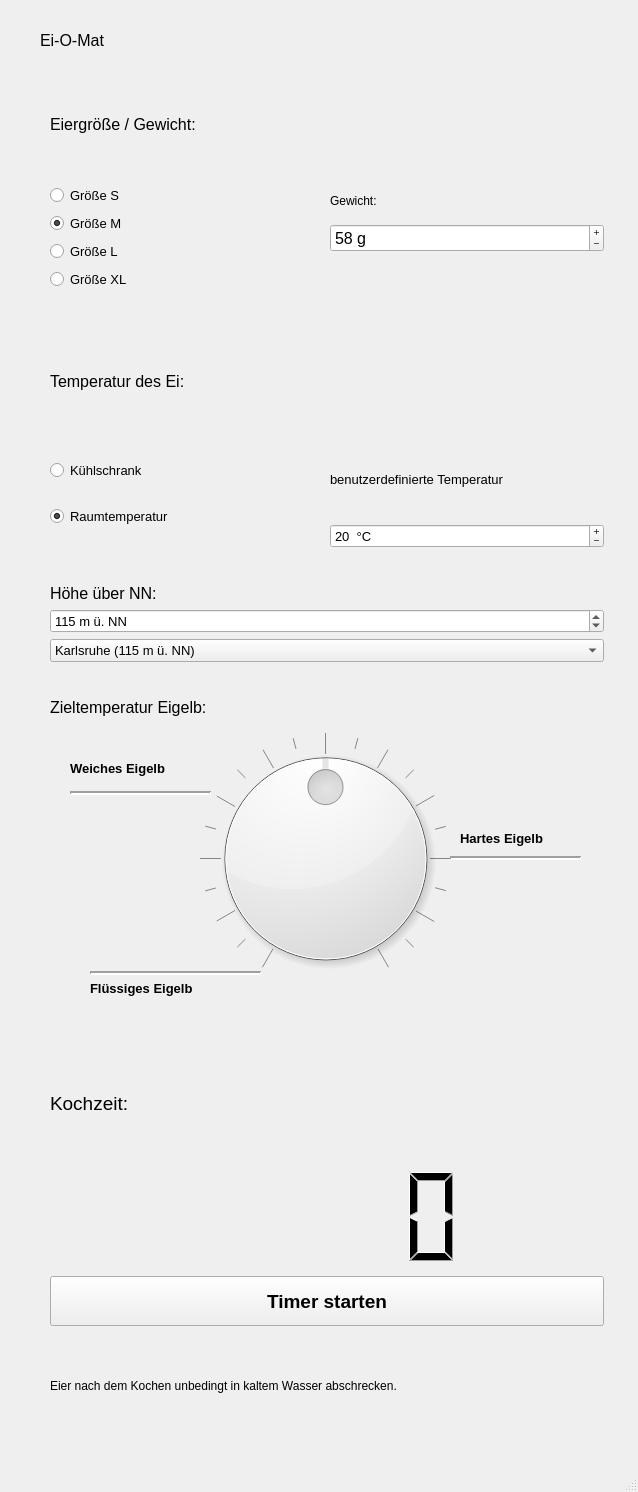
<?xml version="1.0" encoding="UTF-8"?>
<ui version="4.0">
 <class>Eingabefenster</class>
 <widget class="QMainWindow" name="Eingabefenster">
  <property name="geometry">
   <rect>
    <x>0</x>
    <y>0</y>
    <width>638</width>
    <height>1492</height>
   </rect>
  </property>
  <property name="minimumSize">
   <size>
    <width>0</width>
    <height>0</height>
   </size>
  </property>
  <property name="font">
   <font>
    <family>MS Shell Dlg 2</family>
   </font>
  </property>
  <property name="windowTitle">
   <string>Eingabefenster</string>
  </property>
  <widget class="QWidget" name="centralwidget">
   <widget class="QLabel" name="label">
    <property name="geometry">
     <rect>
      <x>40</x>
      <y>30</y>
      <width>240</width>
      <height>21</height>
     </rect>
    </property>
    <property name="lineWidth">
     <number>3</number>
    </property>
    <property name="midLineWidth">
     <number>1</number>
    </property>
    <property name="text">
     <string>&lt;html&gt;&lt;head/&gt;&lt;body&gt;&lt;p&gt;&lt;span style=&quot; font-size:12pt;&quot;&gt;Ei-O-Mat&lt;/span&gt;&lt;/p&gt;&lt;/body&gt;&lt;/html&gt;</string>
    </property>
   </widget>
   <widget class="QWidget" name="verticalLayoutWidget">
    <property name="geometry">
     <rect>
      <x>50</x>
      <y>70</y>
      <width>554</width>
      <height>1370</height>
     </rect>
    </property>
    <layout class="QVBoxLayout" name="verticalLayout">
     <item>
      <widget class="QLabel" name="label_4">
       <property name="font">
        <font>
         <family>MS Shell Dlg 2</family>
         <pointsize>12</pointsize>
        </font>
       </property>
       <property name="text">
        <string>Eiergröße / Gewicht:</string>
       </property>
      </widget>
     </item>
     <item>
      <layout class="QHBoxLayout" name="horizontalLayout_2">
       <item>
        <layout class="QVBoxLayout" name="verticalLayout_4">
         <item>
          <widget class="QRadioButton" name="ButtonSizeS">
           <property name="font">
            <font>
             <family>MS Shell Dlg 2</family>
             <pointsize>10</pointsize>
            </font>
           </property>
           <property name="text">
            <string>Größe S</string>
           </property>
           <attribute name="buttonGroup">
            <string notr="true">buttonGroup_2</string>
           </attribute>
          </widget>
         </item>
         <item>
          <widget class="QRadioButton" name="ButtonSizeM">
           <property name="font">
            <font>
             <family>MS Shell Dlg 2</family>
             <pointsize>10</pointsize>
            </font>
           </property>
           <property name="text">
            <string>Größe M</string>
           </property>
           <property name="checked">
            <bool>true</bool>
           </property>
           <attribute name="buttonGroup">
            <string notr="true">buttonGroup_2</string>
           </attribute>
          </widget>
         </item>
         <item>
          <widget class="QRadioButton" name="ButtonSizeL">
           <property name="font">
            <font>
             <family>MS Shell Dlg 2</family>
             <pointsize>10</pointsize>
            </font>
           </property>
           <property name="text">
            <string>Größe L</string>
           </property>
           <attribute name="buttonGroup">
            <string notr="true">buttonGroup_2</string>
           </attribute>
          </widget>
         </item>
         <item>
          <widget class="QRadioButton" name="ButtonSizeXL">
           <property name="font">
            <font>
             <family>MS Shell Dlg 2</family>
             <pointsize>10</pointsize>
            </font>
           </property>
           <property name="text">
            <string>Größe XL</string>
           </property>
           <attribute name="buttonGroup">
            <string notr="true">buttonGroup_2</string>
           </attribute>
          </widget>
         </item>
        </layout>
       </item>
       <item>
        <layout class="QVBoxLayout" name="verticalLayout_5">
         <item>
          <widget class="QLabel" name="label_6">
           <property name="text">
            <string>Gewicht:</string>
           </property>
          </widget>
         </item>
         <item>
          <widget class="QSpinBox" name="spinBox">
           <property name="font">
            <font>
             <family>MS Shell Dlg 2</family>
             <pointsize>12</pointsize>
            </font>
           </property>
           <property name="buttonSymbols">
            <enum>QAbstractSpinBox::PlusMinus</enum>
           </property>
           <property name="accelerated">
            <bool>true</bool>
           </property>
           <property name="suffix">
            <string> g</string>
           </property>
           <property name="prefix">
            <string/>
           </property>
           <property name="minimum">
            <number>43</number>
           </property>
           <property name="maximum">
            <number>83</number>
           </property>
           <property name="value">
            <number>58</number>
           </property>
          </widget>
         </item>
         <item>
          <widget class="QLabel" name="label_8">
           <property name="text">
            <string/>
           </property>
          </widget>
         </item>
        </layout>
       </item>
      </layout>
     </item>
     <item>
      <spacer name="horizontalSpacer">
       <property name="orientation">
        <enum>Qt::Horizontal</enum>
       </property>
       <property name="sizeHint" stdset="0">
        <size>
         <width>40</width>
         <height>30</height>
        </size>
       </property>
      </spacer>
     </item>
     <item>
      <widget class="QLabel" name="label_2">
       <property name="font">
        <font>
         <family>MS Shell Dlg 2</family>
         <pointsize>12</pointsize>
        </font>
       </property>
       <property name="text">
        <string>Temperatur des Ei:</string>
       </property>
      </widget>
     </item>
     <item>
      <layout class="QHBoxLayout" name="horizontalLayout">
       <item>
        <layout class="QVBoxLayout" name="verticalLayout_2">
         <item>
          <widget class="QRadioButton" name="radioButtonKuehlschrank">
           <property name="font">
            <font>
             <family>MS Shell Dlg 2</family>
             <pointsize>10</pointsize>
            </font>
           </property>
           <property name="text">
            <string>Kühlschrank</string>
           </property>
           <attribute name="buttonGroup">
            <string notr="true">buttonGroup</string>
           </attribute>
          </widget>
         </item>
         <item>
          <widget class="QRadioButton" name="radioButtonRaumtemperatur">
           <property name="font">
            <font>
             <family>MS Shell Dlg 2</family>
             <pointsize>10</pointsize>
            </font>
           </property>
           <property name="text">
            <string>Raumtemperatur</string>
           </property>
           <property name="checked">
            <bool>true</bool>
           </property>
           <attribute name="buttonGroup">
            <string notr="true">buttonGroup</string>
           </attribute>
          </widget>
         </item>
        </layout>
       </item>
       <item>
        <layout class="QVBoxLayout" name="verticalLayout_3">
         <item>
          <widget class="QLabel" name="label_5">
           <property name="font">
            <font>
             <family>MS Shell Dlg 2</family>
             <pointsize>10</pointsize>
            </font>
           </property>
           <property name="text">
            <string>benutzerdefinierte Temperatur</string>
           </property>
          </widget>
         </item>
         <item>
          <widget class="QSpinBox" name="spinBoxStarttemp">
           <property name="font">
            <font>
             <family>MS Shell Dlg 2</family>
             <pointsize>10</pointsize>
            </font>
           </property>
           <property name="buttonSymbols">
            <enum>QAbstractSpinBox::PlusMinus</enum>
           </property>
           <property name="accelerated">
            <bool>true</bool>
           </property>
           <property name="suffix">
            <string>  °C</string>
           </property>
           <property name="prefix">
            <string/>
           </property>
           <property name="minimum">
            <number>0</number>
           </property>
           <property name="maximum">
            <number>40</number>
           </property>
           <property name="value">
            <number>20</number>
           </property>
          </widget>
         </item>
        </layout>
       </item>
      </layout>
     </item>
     <item>
      <layout class="QVBoxLayout" name="verticalLayout_7">
       <item>
        <spacer name="horizontalSpacer_2">
         <property name="orientation">
          <enum>Qt::Horizontal</enum>
         </property>
         <property name="sizeHint" stdset="0">
          <size>
           <width>40</width>
           <height>30</height>
          </size>
         </property>
        </spacer>
       </item>
       <item>
        <widget class="QLabel" name="label_hight">
         <property name="font">
          <font>
           <family>MS Shell Dlg 2</family>
           <pointsize>12</pointsize>
          </font>
         </property>
         <property name="text">
          <string>Höhe über NN:</string>
         </property>
        </widget>
       </item>
       <item>
        <widget class="QSpinBox" name="altitude">
         <property name="font">
          <font>
           <family>MS Shell Dlg 2</family>
           <pointsize>10</pointsize>
          </font>
         </property>
         <property name="suffix">
          <string> m ü. NN</string>
         </property>
         <property name="minimum">
          <number>-1000</number>
         </property>
         <property name="maximum">
          <number>10000</number>
         </property>
         <property name="singleStep">
          <number>5</number>
         </property>
         <property name="value">
          <number>115</number>
         </property>
        </widget>
       </item>
       <item>
        <widget class="QComboBox" name="comboBox">
         <property name="font">
          <font>
           <family>MS Shell Dlg 2</family>
           <pointsize>10</pointsize>
          </font>
         </property>
         <property name="currentText">
          <string>Karlsruhe (115 m ü. NN)</string>
         </property>
         <item>
          <property name="text">
           <string>Karlsruhe (115 m ü. NN)</string>
          </property>
         </item>
         <item>
          <property name="text">
           <string>Stuttgart (250 m ü. NN)</string>
          </property>
         </item>
         <item>
          <property name="text">
           <string>Zugspitze (2.960 m ü. NN)</string>
          </property>
         </item>
         <item>
          <property name="text">
           <string>Benutzerdefiniert</string>
          </property>
         </item>
        </widget>
       </item>
      </layout>
     </item>
     <item>
      <layout class="QVBoxLayout" name="verticalLayout_6">
       <item>
        <spacer name="horizontalSpacer_3">
         <property name="orientation">
          <enum>Qt::Horizontal</enum>
         </property>
         <property name="sizeHint" stdset="0">
          <size>
           <width>40</width>
           <height>30</height>
          </size>
         </property>
        </spacer>
       </item>
       <item>
        <layout class="QHBoxLayout" name="horizontalLayout_3">
         <item>
          <widget class="QLabel" name="label_7">
           <property name="font">
            <font>
             <family>MS Shell Dlg 2</family>
             <pointsize>12</pointsize>
            </font>
           </property>
           <property name="text">
            <string>Zieltemperatur Eigelb: </string>
           </property>
          </widget>
         </item>
         <item>
          <widget class="QLabel" name="label_targettemp">
           <property name="font">
            <font>
             <family>MS Shell Dlg 2</family>
             <pointsize>12</pointsize>
             <weight>75</weight>
             <bold>true</bold>
            </font>
           </property>
           <property name="text">
            <string/>
           </property>
          </widget>
         </item>
        </layout>
       </item>
       <item>
        <widget class="QWidget" name="widget" native="true">
         <property name="minimumSize">
          <size>
           <width>550</width>
           <height>320</height>
          </size>
         </property>
         <widget class="QDial" name="dial">
          <property name="geometry">
           <rect>
            <x>150</x>
            <y>-20</y>
            <width>251</width>
            <height>311</height>
           </rect>
          </property>
          <property name="minimumSize">
           <size>
            <width>100</width>
            <height>300</height>
           </size>
          </property>
          <property name="mouseTracking">
           <bool>true</bool>
          </property>
          <property name="tabletTracking">
           <bool>false</bool>
          </property>
          <property name="contextMenuPolicy">
           <enum>Qt::CustomContextMenu</enum>
          </property>
          <property name="acceptDrops">
           <bool>false</bool>
          </property>
          <property name="inputMethodHints">
           <set>Qt::ImhNone</set>
          </property>
          <property name="minimum">
           <number>62</number>
          </property>
          <property name="maximum">
           <number>82</number>
          </property>
          <property name="pageStep">
           <number>2</number>
          </property>
          <property name="value">
           <number>72</number>
          </property>
          <property name="sliderPosition">
           <number>72</number>
          </property>
          <property name="tracking">
           <bool>true</bool>
          </property>
          <property name="invertedAppearance">
           <bool>false</bool>
          </property>
          <property name="wrapping">
           <bool>false</bool>
          </property>
          <property name="notchesVisible">
           <bool>true</bool>
          </property>
         </widget>
         <widget class="QLabel" name="label_10">
          <property name="geometry">
           <rect>
            <x>40</x>
            <y>250</y>
            <width>141</width>
            <height>31</height>
           </rect>
          </property>
          <property name="font">
           <font>
            <pointsize>10</pointsize>
            <weight>75</weight>
            <bold>true</bold>
           </font>
          </property>
          <property name="text">
           <string>Flüssiges Eigelb</string>
          </property>
         </widget>
         <widget class="QLabel" name="label_11">
          <property name="geometry">
           <rect>
            <x>20</x>
            <y>30</y>
            <width>141</width>
            <height>31</height>
           </rect>
          </property>
          <property name="font">
           <font>
            <pointsize>10</pointsize>
            <weight>75</weight>
            <bold>true</bold>
           </font>
          </property>
          <property name="text">
           <string>Weiches Eigelb</string>
          </property>
         </widget>
         <widget class="Line" name="line_2">
          <property name="geometry">
           <rect>
            <x>20</x>
            <y>60</y>
            <width>141</width>
            <height>20</height>
           </rect>
          </property>
          <property name="lineWidth">
           <number>2</number>
          </property>
          <property name="midLineWidth">
           <number>0</number>
          </property>
          <property name="orientation">
           <enum>Qt::Horizontal</enum>
          </property>
         </widget>
         <widget class="QLabel" name="label_12">
          <property name="geometry">
           <rect>
            <x>410</x>
            <y>100</y>
            <width>141</width>
            <height>31</height>
           </rect>
          </property>
          <property name="font">
           <font>
            <pointsize>10</pointsize>
            <weight>75</weight>
            <bold>true</bold>
           </font>
          </property>
          <property name="text">
           <string>Hartes Eigelb</string>
          </property>
         </widget>
         <widget class="Line" name="line_3">
          <property name="geometry">
           <rect>
            <x>40</x>
            <y>240</y>
            <width>171</width>
            <height>20</height>
           </rect>
          </property>
          <property name="lineWidth">
           <number>2</number>
          </property>
          <property name="midLineWidth">
           <number>0</number>
          </property>
          <property name="orientation">
           <enum>Qt::Horizontal</enum>
          </property>
         </widget>
         <widget class="Line" name="line_4">
          <property name="geometry">
           <rect>
            <x>400</x>
            <y>110</y>
            <width>131</width>
            <height>51</height>
           </rect>
          </property>
          <property name="lineWidth">
           <number>2</number>
          </property>
          <property name="midLineWidth">
           <number>0</number>
          </property>
          <property name="orientation">
           <enum>Qt::Horizontal</enum>
          </property>
         </widget>
        </widget>
       </item>
      </layout>
     </item>
     <item>
      <widget class="QLabel" name="label_3">
       <property name="font">
        <font>
         <family>MS Shell Dlg 2</family>
         <pointsize>14</pointsize>
        </font>
       </property>
       <property name="text">
        <string>Kochzeit:</string>
       </property>
      </widget>
     </item>
     <item>
      <widget class="QLCDNumber" name="calculatedTime">
       <property name="minimumSize">
        <size>
         <width>0</width>
         <height>100</height>
        </size>
       </property>
       <property name="font">
        <font>
         <family>MS Shell Dlg 2</family>
         <pointsize>18</pointsize>
        </font>
       </property>
       <property name="frameShape">
        <enum>QFrame::NoFrame</enum>
       </property>
      </widget>
     </item>
     <item>
      <widget class="QPushButton" name="start_Timer">
       <property name="minimumSize">
        <size>
         <width>0</width>
         <height>50</height>
        </size>
       </property>
       <property name="font">
        <font>
         <family>MS Shell Dlg 2</family>
         <pointsize>14</pointsize>
         <weight>75</weight>
         <bold>true</bold>
        </font>
       </property>
       <property name="text">
        <string>Timer starten</string>
       </property>
      </widget>
     </item>
     <item>
      <widget class="QLabel" name="label_9">
       <property name="text">
        <string>Eier nach dem Kochen unbedingt in kaltem Wasser abschrecken. </string>
       </property>
      </widget>
     </item>
    </layout>
   </widget>
  </widget>
  <widget class="QMenuBar" name="menubar">
   <property name="geometry">
    <rect>
     <x>0</x>
     <y>0</y>
     <width>638</width>
     <height>26</height>
    </rect>
   </property>
  </widget>
  <widget class="QStatusBar" name="statusbar"/>
 </widget>
 <resources/>
 <connections/>
 <buttongroups>
  <buttongroup name="buttonGroup"/>
  <buttongroup name="buttonGroup_2"/>
 </buttongroups>
</ui>
